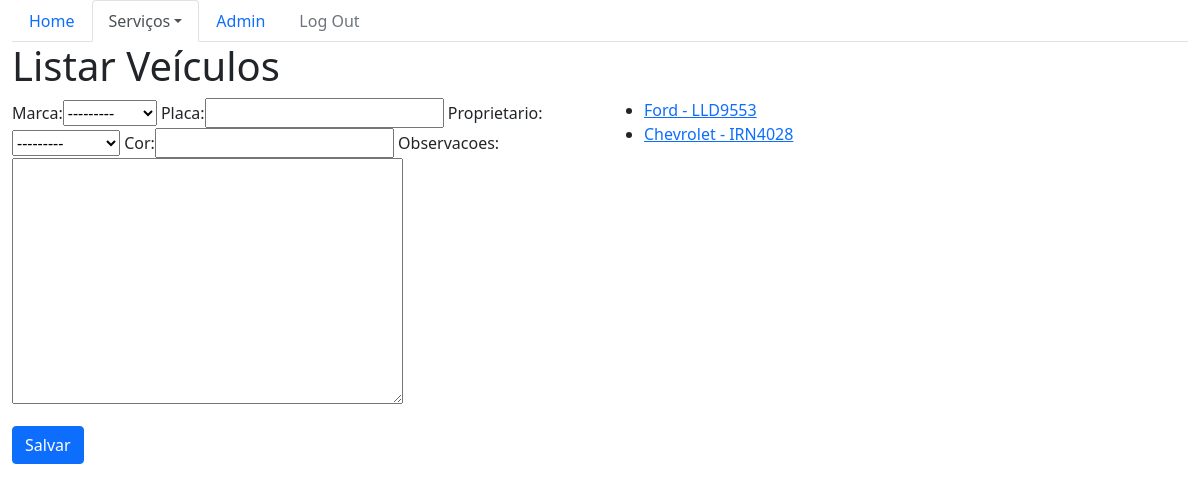
Before: /core/veiculos/ with the older database file.
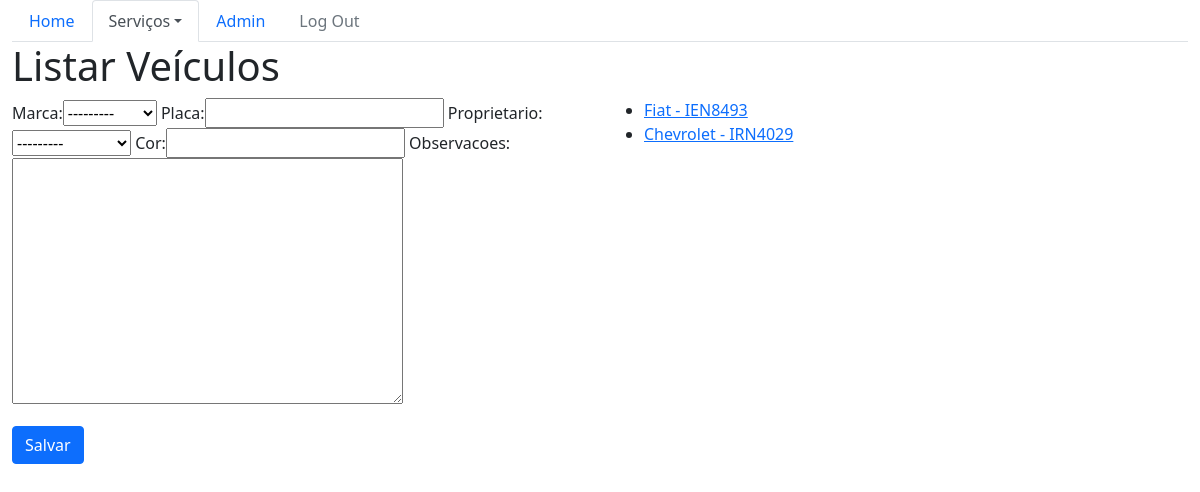
After: the same page with the newer database file.
### core/models.py (models this page shows)
class Veiculo(models.Model):
    marca = models.ForeignKey(Marca, on_delete=models.CASCADE)
    placa = models.CharField(max_length=7)
    proprietario = models.ForeignKey(Pessoa, on_delete=models.CASCADE)
    cor = models.CharField(max_length=15)
    observacoes = models.TextField()
    def __str__(self):
        return self.marca.nome + ' - ' + self.placa

class Marca(models.Model):
    nome = models.CharField(max_length=50)
    def __str__(self):
        return self.nome

### core/views.py (the view)
# urls.py: path('veiculos/', lista_veiculos, name='core_lista_veiculos'),
def lista_veiculos(request):
    data = {}
    veiculos = Veiculo.objects.all()
    form = VeiculoForm()
    data['titulo'] = 'Veículos'
    data['objs'] = veiculos
    data['form'] = form
    data['create_url'] = 'core_veiculo_novo'
    data['update_url'] = 'core_veiculo_update'
    return render(request, 'core/listar.html', data)

### core/forms.py
class VeiculoForm(ModelForm):
    class Meta:
        model = Veiculo
        fields = '__all__'

### core/models.py (called while the page is built)
    def __str__(self):
        return self.nome

### core/templates/core/listar.html (shortened to what this page needs)
{% extends 'base.html' %}
{% load bootstrap %}
{% block menu %}
    <ul class="nav nav-tabs">
        <li class="nav-item">
            <a class="nav-link" aria-current="page" href="{% url 'core_home' %}">Home</a>
        </li>
        <li class="nav-item dropdown">
            <a class="nav-link active dropdown-toggle" data-bs-toggle="dropdown" href="#" role="button"
                aria-expanded="false">Serviços</a>
        </li>
        <li class="nav-item">
            <a class="nav-link" href="/admin">Admin</a>
        </li>
        <li class="nav-item">
            <a class="nav-link disabled" href="#">Log Out</a>
        </li>
    </ul>
{% endblock %}
{% block main %}
    <div class="row">
        <div class="col">
            <h1>Listar {{ titulo }}</h1>
        </div>
    </div>
    <div class="row">
        <div class="col-sm-6">
            <form action="{% url create_url %}" method="POST">
                {{ form|bootstrap }}
                <button type="submit" class="btn btn-primary">Salvar</button>
            </form>
        </div>
        <div class="col-sm-6">
            <ul>
                {% for obj in objs %}
                    <li>
                        <a href="{% url update_url obj.id %}">{{ obj }}</a>
                    </li>
                {% endfor %}
            </ul>
        </div>
    </div>
{% endblock %}

Changed rows visible on the page:
removed Veiculo: marca+placa "Ford - LLD9553"
removed Veiculo: marca+placa "Chevrolet - IRN4028"
added Veiculo: marca+placa "Fiat - IEN8493"
added Veiculo: marca+placa "Chevrolet - IRN4029"
